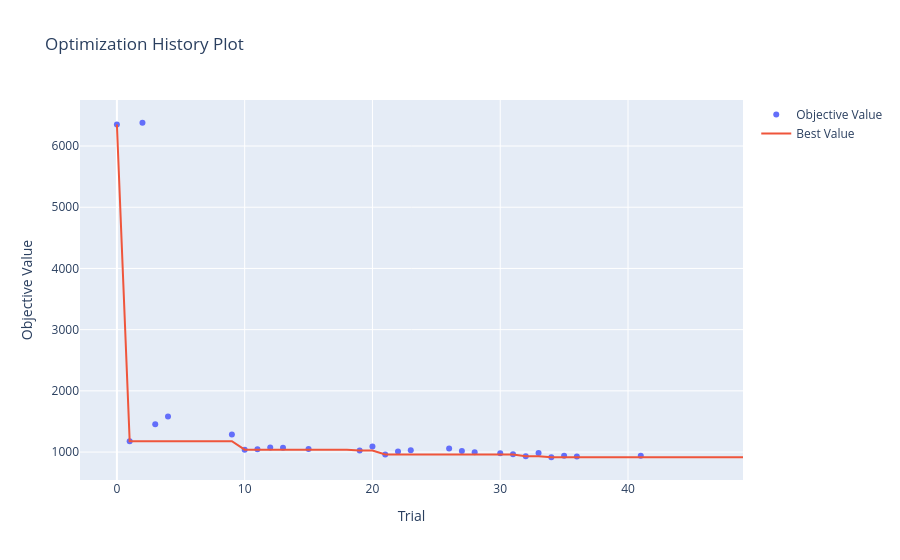

Notebook code for this chart:
### Markdown cell above
Following code plots the optimization history of Fine-Tuning Process

### Code cell
optuna.visualization.plot_optimization_history(study).show()

### Figure 1 — Plotly figure (JSON) as saved in the notebook; plotly's stock layout.template omitted (floating-point values rounded to 4 significant figures)
{"data": [{"mode": "markers", "name": "Objective Value", "type": "scatter", "x": [0, 1, 2, 3, 4, 9, 10, 11, 12, 13, 15, 19, 20, 21, 22, 23, 26, 27, 28, 30, 31, 32, 33, 34, 35, 36, 41], "y": [6351.0, 1178.0, 6380.0, 1456.0, 1580.0, 1287.0, 1039.0, 1046.0, 1075.0, 1071.0, 1049.0, 1026.0, 1091.0, 961.3, 1010.0, 1030.0, 1059.0, 1019.0, 996.6, 980.2, 963.0, 931.3, 985.6, 915.1, 938.6, 928.6, 939.4]}, {"mode": "lines", "name": "Best Value", "type": "scatter", "x": [0, 1, 2, 3, 4, 5, 6, 7, 8, 9, 10, 11, 12, 13, 14, 15, 16, 17, 18, 19, 20, 21, 22, 23, 24, 25, 26, 27, 28, 29, 30, 31, 32, 33, 34, 35, 36, 37, 38, 39, 40, 41, 42, 43, 44, 45, 46, 47, 48, 49], "y": [6351.0, 1178.0, 1178.0, 1178.0, 1178.0, 1178.0, 1178.0, 1178.0, 1178.0, 1178.0, 1039.0, 1039.0, 1039.0, 1039.0, 1039.0, 1039.0, 1039.0, 1039.0, 1039.0, 1026.0, 1026.0, 961.3, 961.3, 961.3, 961.3, 961.3, 961.3, 961.3, 961.3, 961.3, 961.3, 961.3, 931.3, 931.3, 915.1, 915.1, 915.1, 915.1, 915.1, 915.1, 915.1, 915.1, 915.1, 915.1, 915.1, 915.1, 915.1, 915.1, 915.1, 915.1]}, {"marker": {"color": "#cccccc"}, "mode": "markers", "name": "Infeasible Trial", "showlegend": false, "type": "scatter", "x": [], "y": []}], "layout": {"title": {"text": "Optimization History Plot"}, "xaxis": {"title": {"text": "Trial"}}, "yaxis": {"title": {"text": "Objective Value"}}}}
